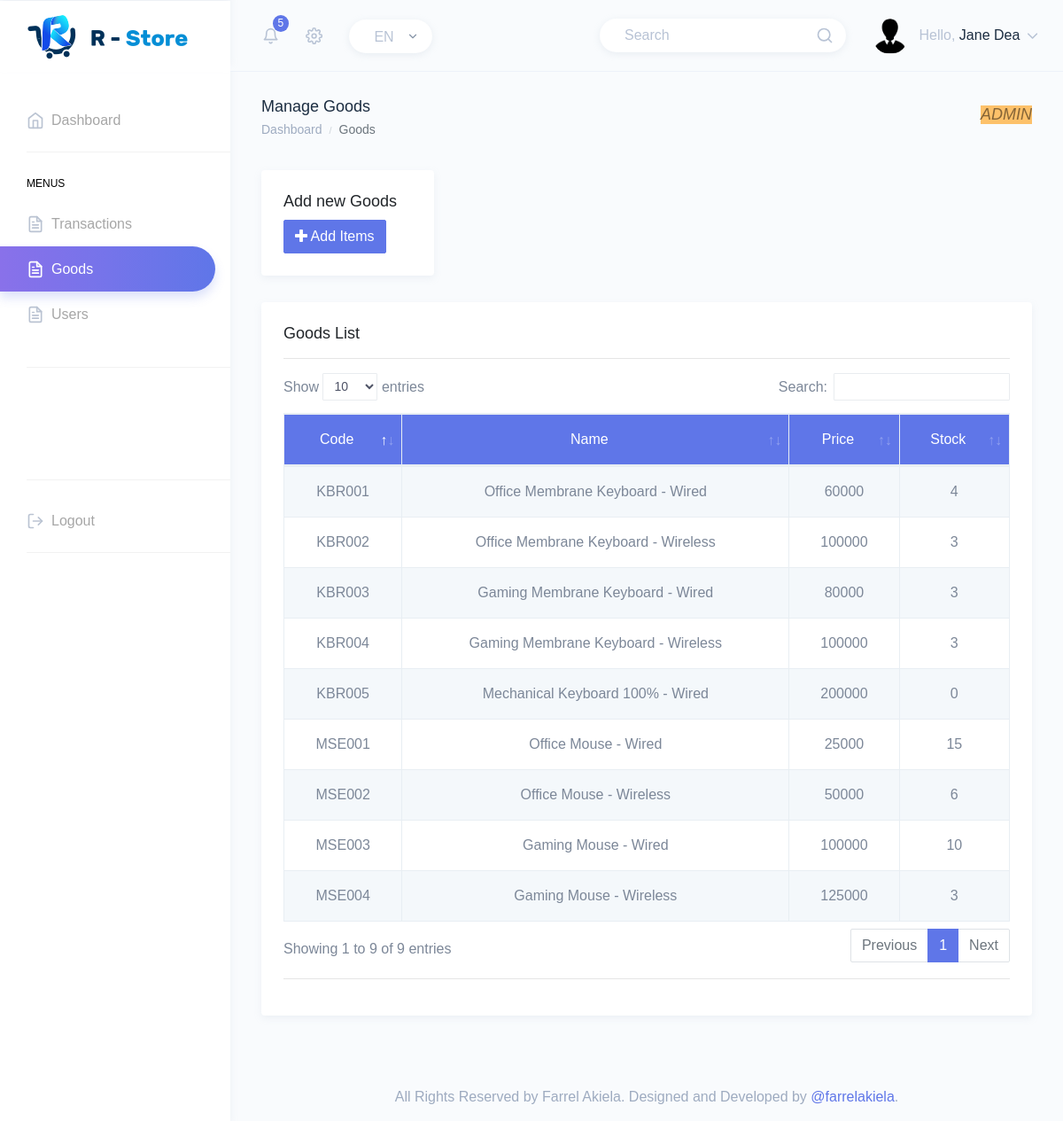
Page /admin/goods.php (signed in) on the committed database.
### tables this page shows
CREATE TABLE `goods` (
  `goods_code` char(6) NOT NULL,
  `goods_name` varchar(40) NOT NULL,
  `goods_price` int(11) NOT NULL,
  `stock` int(11) NOT NULL
);

### functions/goods.php (called while the page is built, shortened)
<?php
function indexGoods()
{
    $data = array();
    $sql = "SELECT * FROM goods";
    $conn = shopConn();
    $hasil = mysqli_query($conn, $sql);
    $i = 0;
    while ($baris = mysqli_fetch_assoc($hasil)) {
        $data[$i]['goods_code'] = $baris['goods_code'];
        $data[$i]['goods_name'] = $baris['goods_name'];
        $data[$i]['goods_price'] = $baris['goods_price'];
        $data[$i]['stock'] = $baris['stock'];
        $i++;
    }
    return $data;
}

### admin/goods.php (the view, shortened to what this page needs)
<?php
include '../functions/goods.php';
$name = $_SESSION['name'];
$role = $_SESSION['role'];
?>
<!DOCTYPE html>
<html dir="ltr" lang="en">
<head>
    <link href="../assets/extra-libs/datatables.net-bs4/css/dataTables.bootstrap4.css" rel="stylesheet">
    <link href="../dist/css/style.min.css" rel="stylesheet">
</head>
<body>
    <div id="main-wrapper" data-theme="light" data-layout="vertical" data-navbarbg="skin6" data-sidebartype="full" data-sidebar-position="fixed" data-header-position="fixed" data-boxed-layout="full">
        <header class="topbar" data-navbarbg="skin6">
            <nav class="navbar top-navbar navbar-expand-md">
                <div class="navbar-header" data-logobg="skin6">
                    <div class="navbar-brand">
                        <a href="index.php">
                            <b class="logo-icon">
                                <img src="../assets/images/logo-icon.png" alt="homepage" class="dark-logo" />
                            </b>
                            <span class="logo-text">
                                <img src="../assets/images/logo-text.png" alt="homepage" class="dark-logo" />
                            </span>
                        </a>
                    </div>
                </div>
                <div class="navbar-collapse collapse" id="navbarSupportedContent">
                    <ul class="navbar-nav float-left mr-auto ml-3 pl-1">
                        <li class="nav-item dropdown">
                            <a class="nav-link dropdown-toggle pl-md-3 position-relative" href="javascript:void(0)" id="bell" role="button" data-toggle="dropdown" aria-haspopup="true" aria-expanded="false">
                                <span><i data-feather="bell" class="svg-icon"></i></span>
                                <span class="badge badge-primary notify-no rounded-circle">5</span>
                            </a>
                        </li>
                        <li class="nav-item dropdown">
                            <a class="nav-link dropdown-toggle" href="#" id="navbarDropdown" role="button" data-toggle="dropdown" aria-haspopup="true" aria-expanded="false">
                                <i data-feather="settings" class="svg-icon"></i>
                            </a>
                        </li>
                        <li class="nav-item d-none d-md-block">
                            <a class="nav-link" href="javascript:void(0)">
                                <div class="customize-input">
                                    <select class="custom-select form-control bg-white custom-radius custom-shadow border-0">
                                        <option selected>EN</option>
                                    </select>
                                </div>
                            </a>
                        </li>
                    </ul>
                    <ul class="navbar-nav float-right">
                        <li class="nav-item d-none d-md-block">
                            <a class="nav-link" href="javascript:void(0)">
                                <form>
                                    <div class="customize-input">
                                        <input class="form-control custom-shadow custom-radius border-0 bg-white" type="search" placeholder="Search" aria-label="Search">
                                        <i class="form-control-icon" data-feather="search"></i>
                                    </div>
                                </form>
                            </a>
                        </li>
                        <li class="nav-item dropdown">
                            <a class="nav-link dropdown-toggle" href="javascript:void(0)" data-toggle="dropdown" aria-haspopup="true" aria-expanded="false">
                                <img src="../assets/images/users/admin.png" alt="user" class="rounded-circle" width="40">
                                <span class="ml-2 d-none d-lg-inline-block"><span>Hello,</span> <span class="text-dark"><?php echo $name ?></span> <i data-feather="chevron-down" class="svg-icon"></i></span>
                            </a>
                        </li>
                    </ul>
                </div>
            </nav>
        </header>
        <aside class="left-sidebar" data-sidebarbg="skin6">
            <div class="scroll-sidebar" data-sidebarbg="skin6">
                <nav class="sidebar-nav">
                    <ul id="sidebarnav">
                        <li class="sidebar-item"> <a class="sidebar-link sidebar-link" href="index.php" aria-expanded="false"><i data-feather="home" class="feather-icon"></i><span class="hide-menu">Dashboard</span></a>
                        </li>
                        <li class="list-divider"></li>
                        <li class="nav-small-cap"><span class="hide-menu">Menus</span></li>
                        <li class="sidebar-item"> <a class="sidebar-link sidebar-link" href="sales.php" aria-expanded="false"><i data-feather="file-text" class="feather-icon"></i><span class="hide-menu">Transactions</span></a>
                        </li>
                        <li class="sidebar-item active"> <a class="sidebar-link sidebar-link" href="goods.php" aria-expanded="false"><i data-feather="file-text" class="feather-icon"></i><span class="hide-menu">Goods</span></a>
                        </li>
                        <li class="sidebar-item"> <a class="sidebar-link sidebar-link" href="users.php" aria-expanded="false"><i data-feather="file-text" class="feather-icon"></i><span class="hide-menu">Users</span></a>
                        </li>
                        <br>
                        <li class="list-divider"></li>
                        <br><br><br><br>
                        <li class="list-divider"></li>
                        <li class="sidebar-item"> <a class="sidebar-link sidebar-link" href="../processes/logout.php" aria-expanded="false" onclick="return confirm('Are you sure want to Logout?')"><i data-feather="log-out" class="feather-icon"></i><span class="hide-menu">Logout</span></a>
                        </li>
                        <li class="list-divider"></li>
                    </ul>
                </nav>
            </div>
        </aside>
        <div class="page-wrapper">
            <div class="page-breadcrumb">
                <div class="row">
                    <div class="col-7 align-self-center">
                        <h4 class="page-title text-truncate text-dark font-weight-medium mb-1">Manage Goods</h4>
                        <div class="d-flex align-items-center">
                            <nav aria-label="breadcrumb">
                                <ol class="breadcrumb m-0 p-0">
                                    <li class="breadcrumb-item"><a href="index.php" class="text-muted">Dashboard</a>
                                    </li>
                                    <li class="breadcrumb-item active" aria-current="page"><strong>Goods</strong>
                                    </li>
                                </ol>
                            </nav>
                        </div>
                    </div>
                    <div class="col-5 align-self-center">
                        <div class="customize-input float-right">
                            <h4 class="alert-warning bg-warning text-uppercase"><strong><em><?php echo $role ?></em></strong></h4>
                        </div>
                    </div>
                </div>
            </div>
            <div class="container-fluid">
                <div class="row">
                    <div class="col-3">
                        <div class="card">
                            <div class="card-body">
                                <h4 class="card-title">Add new Goods</h4>
                                <div class="btn-list">
                                    <button type="button" class="btn btn-primary" data-toggle="modal" data-target="#primary-header-modal"><i class="fa fa-plus"></i> Add Items</button>
                                </div>
                            </div>
                        </div>
                    </div>
                </div>
                <div class="row">
                    <div class="col-12">
                        <div class="card">
                            <div class="card-body">
                                <h4 class="card-title">Goods List</h4>
                                <hr>
                                <div class="table-responsive">
                                    <table id="zero_config" class="table table-striped table-bordered display no-wrap text-center" style="width:100%">
                                        <thead class="bg-info text-white">
                                            <tr>
                                                <th>Code</th>
                                                <th>Name</th>
                                                <th>Price</th>
                                                <th>Stock</th>
                                            </tr>
                                        </thead>
                                        <tbody>
                                            <?php
                                            $allGoods = indexGoods();
                                            foreach ($allGoods as $goods) {
                                                $goodsCode = $goods['goods_code'];
                                                $goodsName = $goods['goods_name'];
                                                $goodsPrice = $goods['goods_price'];
                                                $stock = $goods['stock'];
                                                echo "
 		                                    <tr>
                                                <td>$goodsCode</td>
                                                <td>$goodsName</td>
                                                <td>$goodsPrice</td>
                                                <td>$stock</td>
                                            </tr>";
                                            } ?>
                                        </tbody>
                                    </table>
                                </div>
                                <hr>
                            </div>
                        </div>
                    </div>
                </div>
            </div>
            <footer class="footer text-center text-muted">
                All Rights Reserved by Farrel Akiela. Designed and Developed by <a href="https://instagram.com/farrelakiela" target="_blank">@farrelakiela</a>.
            </footer>
        </div>
    </div>
</body>
</html>

### rows in the picture
goods: goods_code "KBR001", goods_name "Office Membrane Keyboard - Wired", goods_price "60000", stock "4"
goods: goods_code "KBR002", goods_name "Office Membrane Keyboard - Wireless", goods_price "100000", stock "3"
goods: goods_code "KBR003", goods_name "Gaming Membrane Keyboard - Wired", goods_price "80000", stock "3"
goods: goods_code "KBR004", goods_name "Gaming Membrane Keyboard - Wireless", goods_price "100000", stock "3"
goods: goods_code "KBR005", goods_name "Mechanical Keyboard 100% - Wired", goods_price "200000", stock "0"
goods: goods_code "MSE001", goods_name "Office Mouse - Wired", goods_price "25000", stock "15"
goods: goods_code "MSE002", goods_name "Office Mouse - Wireless", goods_price "50000", stock "6"
goods: goods_code "MSE003", goods_name "Gaming Mouse - Wired", goods_price "100000", stock "10"
goods: goods_code "MSE004", goods_name "Gaming Mouse - Wireless", goods_price "125000", stock "3"

### other values in the picture
$name "Jane Dea"
$role "ADMIN"
